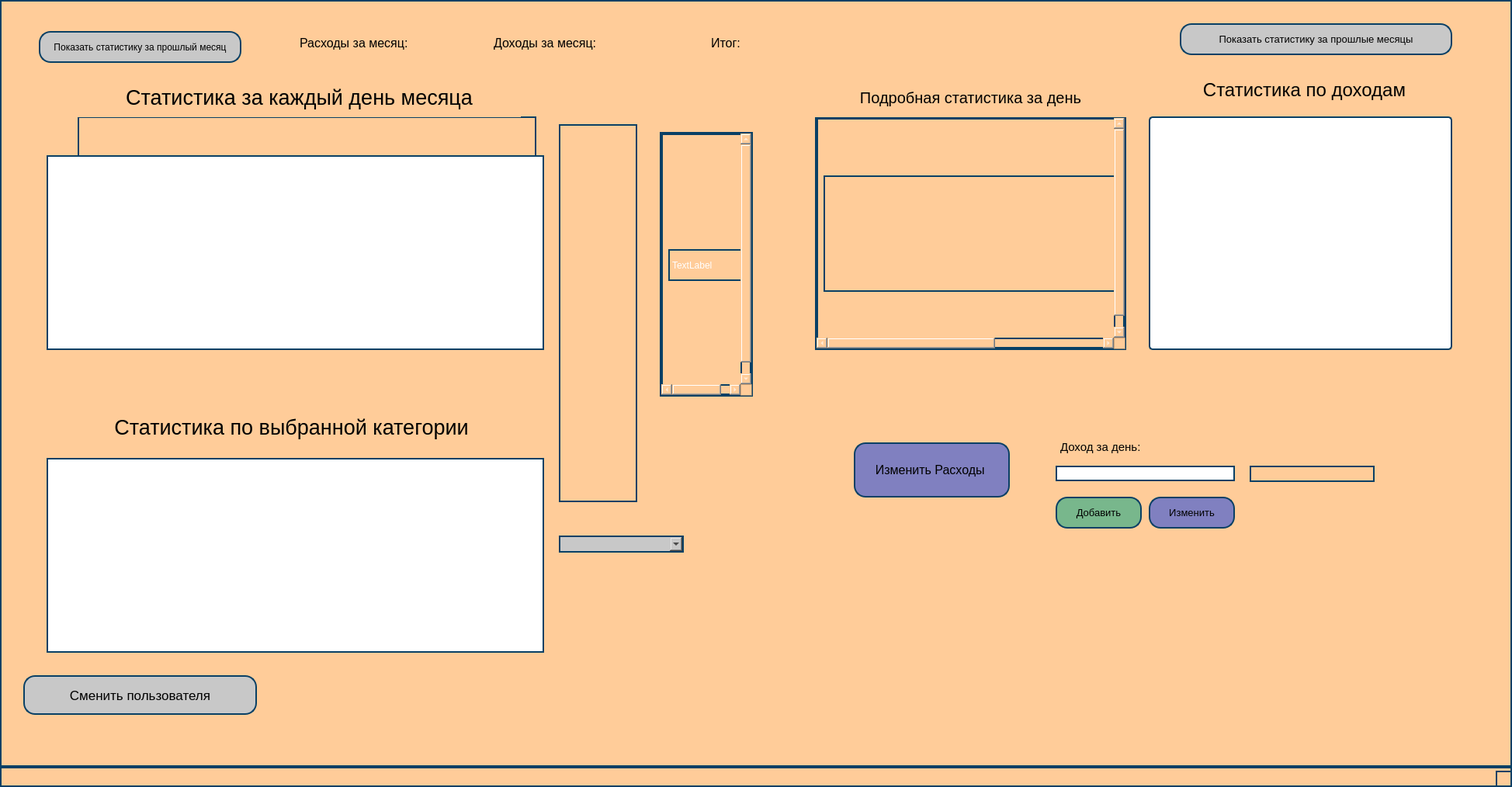
<?xml version="1.0" encoding="UTF-8"?>
<ui version="4.0">
 <class>MainWindow</class>
 <widget class="QMainWindow" name="MainWindow">
  <property name="geometry">
   <rect>
    <x>0</x>
    <y>0</y>
    <width>1948</width>
    <height>1014</height>
   </rect>
  </property>
  <property name="windowTitle">
   <string>MainWindow</string>
  </property>
  <property name="styleSheet">
   <string notr="true">color: rgb(255, 255, 255);
background-color: rgb(255, 204, 153);
border: 2px solid #094065</string>
  </property>
  <widget class="QWidget" name="centralwidget">
   <widget class="PlotWidget" name="widget">
    <property name="geometry">
     <rect>
      <x>60</x>
      <y>200</y>
      <width>641</width>
      <height>251</height>
     </rect>
    </property>
    <property name="styleSheet">
     <string notr="true">color: rgb(0, 0, 0);
background-color: rgb(255, 255, 255);
border: 2px solid #094065</string>
    </property>
   </widget>
   <widget class="QWidget" name="horizontalLayoutWidget">
    <property name="geometry">
     <rect>
      <x>100</x>
      <y>150</y>
      <width>591</width>
      <height>52</height>
     </rect>
    </property>
    <layout class="QHBoxLayout" name="horizontalLayout">
     <property name="spacing">
      <number>0</number>
     </property>
    </layout>
   </widget>
   <widget class="QScrollArea" name="scrollarea_day_statistics">
    <property name="geometry">
     <rect>
      <x>1050</x>
      <y>150</y>
      <width>401</width>
      <height>301</height>
     </rect>
    </property>
    <property name="widgetResizable">
     <bool>false</bool>
    </property>
    <property name="alignment">
     <set>Qt::AlignLeading|Qt::AlignLeft|Qt::AlignTop</set>
    </property>
    <widget class="QWidget" name="scrollAreaWidgetContents">
     <property name="geometry">
      <rect>
       <x>0</x>
       <y>0</y>
       <width>629</width>
       <height>299</height>
      </rect>
     </property>
     <layout class="QVBoxLayout" name="verticalLayout" stretch="0">
      <item>
       <widget class="QLabel" name="test_label">
        <property name="minimumSize">
         <size>
          <width>0</width>
          <height>70</height>
         </size>
        </property>
        <property name="maximumSize">
         <size>
          <width>16777215</width>
          <height>150</height>
         </size>
        </property>
        <property name="styleSheet">
         <string notr="true">color: rgb(255, 255, 255);
</string>
        </property>
        <property name="text">
         <string/>
        </property>
       </widget>
      </item>
     </layout>
    </widget>
   </widget>
   <widget class="QLabel" name="label_2">
    <property name="geometry">
     <rect>
      <x>100</x>
      <y>100</y>
      <width>571</width>
      <height>51</height>
     </rect>
    </property>
    <property name="font">
     <font>
      <pointsize>20</pointsize>
     </font>
    </property>
    <property name="whatsThis">
     <string>&lt;html&gt;&lt;head/&gt;&lt;body&gt;&lt;p&gt;background-color: green;&lt;/p&gt;&lt;/body&gt;&lt;/html&gt;</string>
    </property>
    <property name="styleSheet">
     <string notr="true">border-color: rgb(255, 204, 153);
color: rgb(0, 0, 0);</string>
    </property>
    <property name="text">
     <string>Статистика за каждый день месяца</string>
    </property>
    <property name="alignment">
     <set>Qt::AlignCenter</set>
    </property>
    <property name="margin">
     <number>10</number>
    </property>
   </widget>
   <widget class="QLabel" name="day_statistics_label">
    <property name="geometry">
     <rect>
      <x>1050</x>
      <y>100</y>
      <width>401</width>
      <height>51</height>
     </rect>
    </property>
    <property name="font">
     <font>
      <pointsize>15</pointsize>
     </font>
    </property>
    <property name="styleSheet">
     <string notr="true">border-color: rgb(255, 204, 153);
color: rgb(0, 0, 0);</string>
    </property>
    <property name="text">
     <string>Подробная статистика за день</string>
    </property>
    <property name="alignment">
     <set>Qt::AlignCenter</set>
    </property>
   </widget>
   <widget class="PlotWidget" name="widget_2">
    <property name="geometry">
     <rect>
      <x>60</x>
      <y>590</y>
      <width>641</width>
      <height>251</height>
     </rect>
    </property>
    <property name="styleSheet">
     <string notr="true">color: rgb(0, 0, 0);
background-color: rgb(255, 255, 255);
border: 2px solid #094065</string>
    </property>
   </widget>
   <widget class="QComboBox" name="category_comboBox">
    <property name="geometry">
     <rect>
      <x>720</x>
      <y>690</y>
      <width>161</width>
      <height>22</height>
     </rect>
    </property>
    <property name="styleSheet">
     <string notr="true">color: rgb(0, 0, 0);
background-color: rgb(200, 200, 200);
border-radius: 15px;
border: 2px solid #094065</string>
    </property>
   </widget>
   <widget class="QLabel" name="label">
    <property name="geometry">
     <rect>
      <x>70</x>
      <y>530</y>
      <width>611</width>
      <height>41</height>
     </rect>
    </property>
    <property name="font">
     <font>
      <pointsize>20</pointsize>
     </font>
    </property>
    <property name="styleSheet">
     <string notr="true">border-color: rgb(255, 204, 153);
color: rgb(0, 0, 0);</string>
    </property>
    <property name="text">
     <string>Статистика по выбранной категории</string>
    </property>
    <property name="alignment">
     <set>Qt::AlignCenter</set>
    </property>
   </widget>
   <widget class="QPushButton" name="show_last_month_button">
    <property name="geometry">
     <rect>
      <x>50</x>
      <y>40</y>
      <width>261</width>
      <height>41</height>
     </rect>
    </property>
    <property name="styleSheet">
     <string notr="true">color: rgb(0, 0, 0);
background-color: rgb(200, 200, 200);
border-radius: 15px;
border: 2px solid #094065</string>
    </property>
    <property name="text">
     <string>Показать статистику за прошлый месяц</string>
    </property>
   </widget>
   <widget class="QScrollArea" name="scrollArea_category_labels">
    <property name="geometry">
     <rect>
      <x>850</x>
      <y>170</y>
      <width>120</width>
      <height>341</height>
     </rect>
    </property>
    <property name="minimumSize">
     <size>
      <width>120</width>
      <height>341</height>
     </size>
    </property>
    <property name="maximumSize">
     <size>
      <width>16777215</width>
      <height>16777215</height>
     </size>
    </property>
    <property name="styleSheet">
     <string notr="true"/>
    </property>
    <property name="widgetResizable">
     <bool>false</bool>
    </property>
    <property name="alignment">
     <set>Qt::AlignLeading|Qt::AlignLeft|Qt::AlignVCenter</set>
    </property>
    <widget class="QWidget" name="scrollAreaWidgetContents_2">
     <property name="geometry">
      <rect>
       <x>0</x>
       <y>0</y>
       <width>118</width>
       <height>339</height>
      </rect>
     </property>
     <layout class="QVBoxLayout" name="verticalLayout_2">
      <item>
       <widget class="QLabel" name="label_5">
        <property name="minimumSize">
         <size>
          <width>0</width>
          <height>41</height>
         </size>
        </property>
        <property name="maximumSize">
         <size>
          <width>16777215</width>
          <height>41</height>
         </size>
        </property>
        <property name="text">
         <string>TextLabel</string>
        </property>
       </widget>
      </item>
     </layout>
    </widget>
   </widget>
   <widget class="QLineEdit" name="incomes_edit">
    <property name="geometry">
     <rect>
      <x>1360</x>
      <y>600</y>
      <width>231</width>
      <height>20</height>
     </rect>
    </property>
    <property name="styleSheet">
     <string notr="true">color: rgb(0, 0, 0);
background-color: rgb(255, 255, 255);
border-radius: 15px;
border: 2px solid #094065</string>
    </property>
   </widget>
   <widget class="QPushButton" name="button_add_summ_to_income">
    <property name="geometry">
     <rect>
      <x>1360</x>
      <y>640</y>
      <width>111</width>
      <height>41</height>
     </rect>
    </property>
    <property name="font">
     <font>
      <pointsize>10</pointsize>
     </font>
    </property>
    <property name="styleSheet">
     <string notr="true">color: rgb(0, 0, 0);
background-color: rgb(120, 183, 140);
border-radius: 15px;
border: 2px solid #094065</string>
    </property>
    <property name="text">
     <string>Добавить</string>
    </property>
   </widget>
   <widget class="QPushButton" name="button_edit_income">
    <property name="geometry">
     <rect>
      <x>1480</x>
      <y>640</y>
      <width>111</width>
      <height>41</height>
     </rect>
    </property>
    <property name="font">
     <font>
      <pointsize>10</pointsize>
     </font>
    </property>
    <property name="styleSheet">
     <string notr="true">color: rgb(0, 0, 0);
background-color: rgb(128, 128, 192);
border-radius: 15px;
border: 2px solid #094065</string>
    </property>
    <property name="text">
     <string>Изменить</string>
    </property>
   </widget>
   <widget class="QLabel" name="income_per_day">
    <property name="geometry">
     <rect>
      <x>1360</x>
      <y>560</y>
      <width>211</width>
      <height>31</height>
     </rect>
    </property>
    <property name="font">
     <font>
      <pointsize>11</pointsize>
     </font>
    </property>
    <property name="styleSheet">
     <string notr="true">border-color: rgb(255, 204, 153);
color: rgb(0, 0, 0);</string>
    </property>
    <property name="text">
     <string>Доход за день:</string>
    </property>
   </widget>
   <widget class="QLabel" name="income_per_month">
    <property name="geometry">
     <rect>
      <x>630</x>
      <y>40</y>
      <width>251</width>
      <height>31</height>
     </rect>
    </property>
    <property name="font">
     <font>
      <pointsize>12</pointsize>
     </font>
    </property>
    <property name="styleSheet">
     <string notr="true">border-color: rgb(255, 204, 153);
color: rgb(0, 0, 0);</string>
    </property>
    <property name="text">
     <string>Доходы за месяц:</string>
    </property>
   </widget>
   <widget class="QLabel" name="expenses_per_month">
    <property name="geometry">
     <rect>
      <x>380</x>
      <y>40</y>
      <width>231</width>
      <height>31</height>
     </rect>
    </property>
    <property name="font">
     <font>
      <pointsize>12</pointsize>
     </font>
    </property>
    <property name="styleSheet">
     <string notr="true">border-color: rgb(255, 204, 153);
color: rgb(0, 0, 0);</string>
    </property>
    <property name="text">
     <string>Расходы за месяц:</string>
    </property>
   </widget>
   <widget class="QLabel" name="total">
    <property name="geometry">
     <rect>
      <x>910</x>
      <y>40</y>
      <width>221</width>
      <height>31</height>
     </rect>
    </property>
    <property name="font">
     <font>
      <pointsize>12</pointsize>
     </font>
    </property>
    <property name="styleSheet">
     <string notr="true">border-color: rgb(255, 204, 153);
color: rgb(0, 0, 0);</string>
    </property>
    <property name="text">
     <string>Итог:</string>
    </property>
   </widget>
   <widget class="QPushButton" name="edit_expenses_button">
    <property name="geometry">
     <rect>
      <x>1100</x>
      <y>570</y>
      <width>201</width>
      <height>71</height>
     </rect>
    </property>
    <property name="font">
     <font>
      <pointsize>12</pointsize>
     </font>
    </property>
    <property name="styleSheet">
     <string notr="true">color: rgb(0, 0, 0);
background-color: rgb(128, 128, 192);
border-radius: 15px;
border: 2px solid #094065</string>
    </property>
    <property name="text">
     <string>Изменить Расходы </string>
    </property>
   </widget>
   <widget class="QLabel" name="income_error_label">
    <property name="geometry">
     <rect>
      <x>1610</x>
      <y>600</y>
      <width>161</width>
      <height>21</height>
     </rect>
    </property>
    <property name="text">
     <string/>
    </property>
   </widget>
   <widget class="PlotWidget" name="graph_about_income">
    <property name="geometry">
     <rect>
      <x>1480</x>
      <y>150</y>
      <width>391</width>
      <height>301</height>
     </rect>
    </property>
    <property name="styleSheet">
     <string notr="true">color: rgb(255, 255, 255);
background-color: rgb(255, 255, 255);
border-radius: 5px;
border: 2px solid #094065</string>
    </property>
   </widget>
   <widget class="QLabel" name="income_statistics_label">
    <property name="geometry">
     <rect>
      <x>1480</x>
      <y>90</y>
      <width>401</width>
      <height>51</height>
     </rect>
    </property>
    <property name="font">
     <font>
      <pointsize>18</pointsize>
     </font>
    </property>
    <property name="styleSheet">
     <string notr="true">border-color: rgb(255, 204, 153);
color: rgb(0, 0, 0);</string>
    </property>
    <property name="text">
     <string>Cтатистика по доходам</string>
    </property>
    <property name="alignment">
     <set>Qt::AlignCenter</set>
    </property>
   </widget>
   <widget class="QPushButton" name="show_statistics_for_months_button">
    <property name="geometry">
     <rect>
      <x>1520</x>
      <y>30</y>
      <width>351</width>
      <height>41</height>
     </rect>
    </property>
    <property name="font">
     <font>
      <pointsize>10</pointsize>
     </font>
    </property>
    <property name="styleSheet">
     <string notr="true">color: rgb(0, 0, 0);
background-color: rgb(200, 200, 200);
border-radius: 15px;
border: 2px solid #094065</string>
    </property>
    <property name="text">
     <string>Показать статистику за прошлые месяцы</string>
    </property>
   </widget>
   <widget class="QPushButton" name="change_user_button">
    <property name="geometry">
     <rect>
      <x>30</x>
      <y>870</y>
      <width>301</width>
      <height>51</height>
     </rect>
    </property>
    <property name="font">
     <font>
      <pointsize>13</pointsize>
     </font>
    </property>
    <property name="styleSheet">
     <string notr="true">color: rgb(0, 0, 0);
background-color: rgb(200, 200, 200);
border-radius: 15px;
border: 2px solid #094065</string>
    </property>
    <property name="text">
     <string>Сменить пользователя</string>
    </property>
   </widget>
   <widget class="QLabel" name="pix_label">
    <property name="geometry">
     <rect>
      <x>720</x>
      <y>160</y>
      <width>101</width>
      <height>487</height>
     </rect>
    </property>
    <property name="styleSheet">
     <string notr="true"/>
    </property>
    <property name="text">
     <string/>
    </property>
   </widget>
  </widget>
  <widget class="QStatusBar" name="statusbar"/>
  <action name="action">
   <property name="text">
    <string>Авторы</string>
   </property>
  </action>
 </widget>
 <customwidgets>
  <customwidget>
   <class>PlotWidget</class>
   <extends>QGraphicsView</extends>
   <header>pyqtgraph</header>
  </customwidget>
 </customwidgets>
 <resources/>
 <connections/>
</ui>
